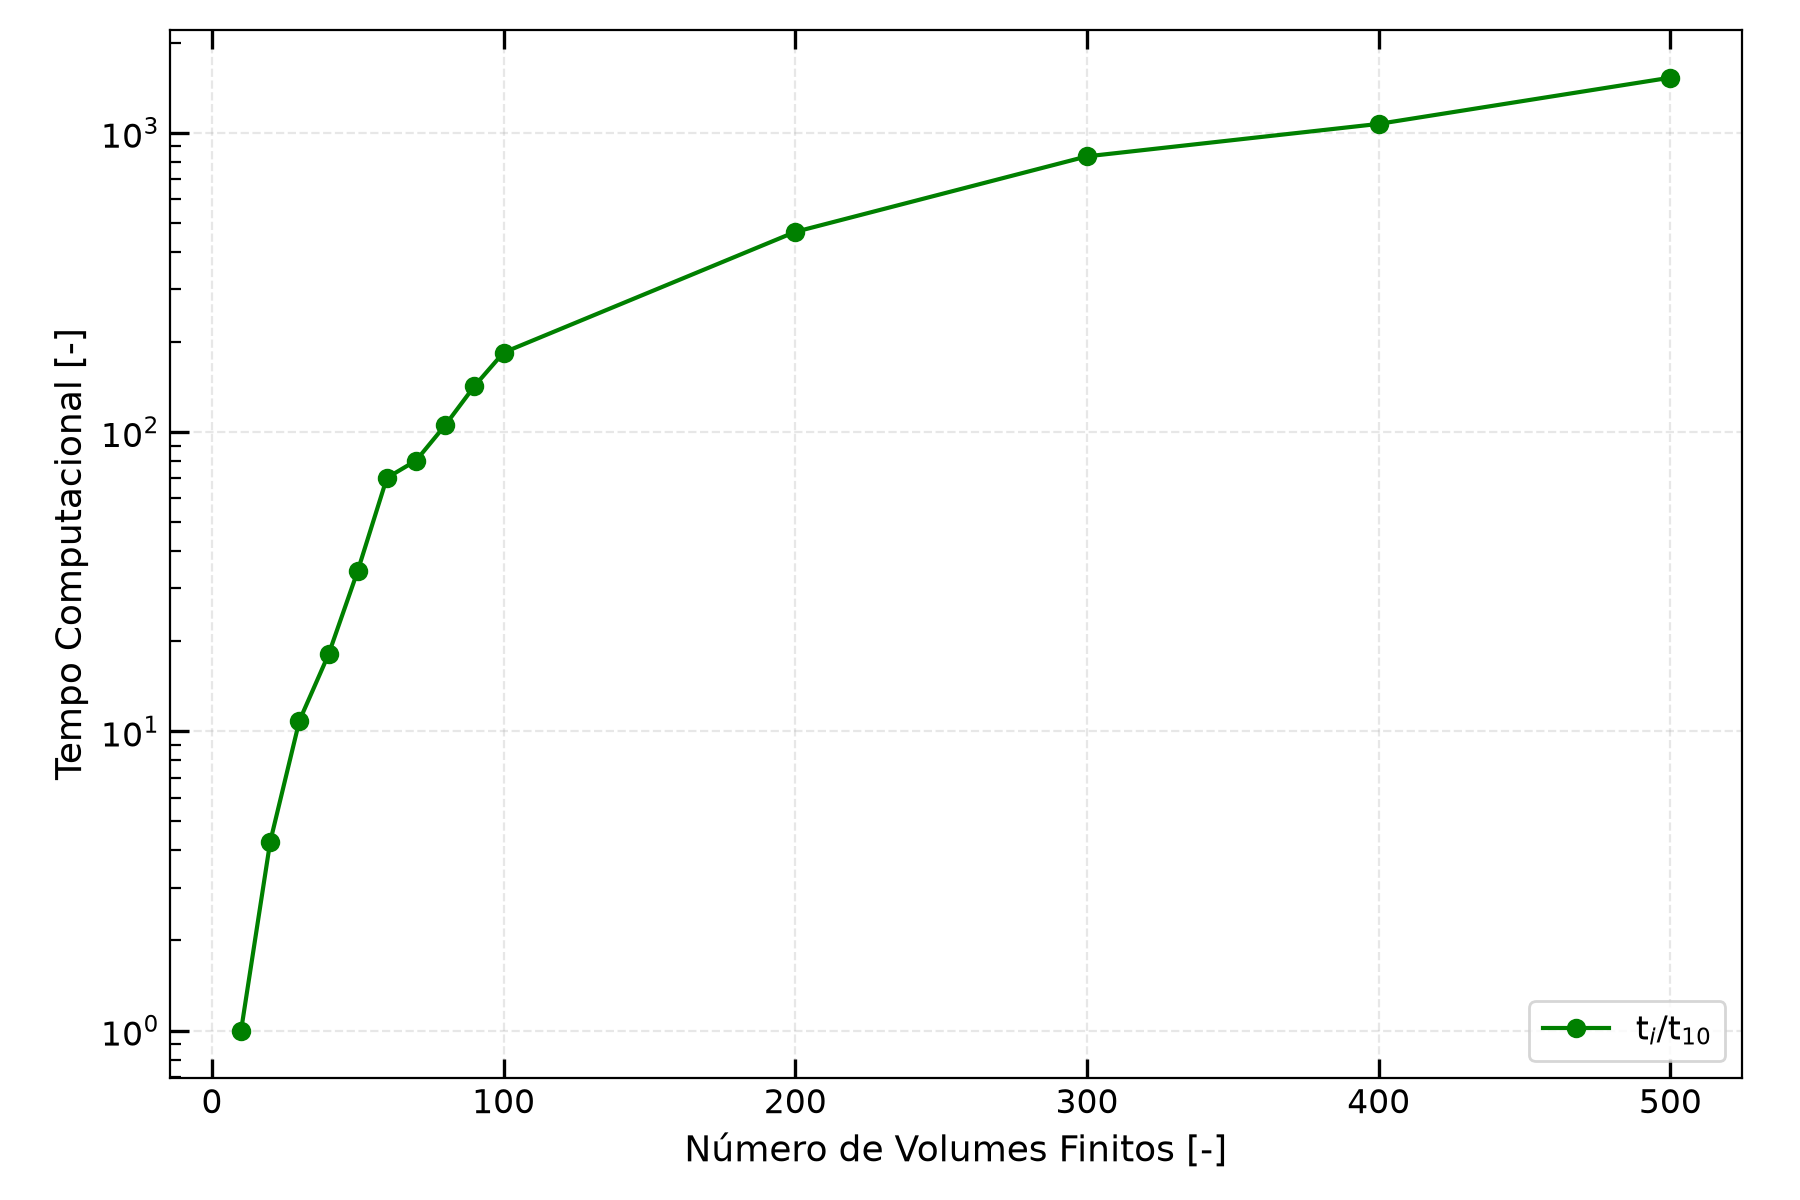

Reproduce this figure in Python.
import numpy as np
import matplotlib.pyplot as plt
from matplotlib.ticker import LogLocator, ScalarFormatter, NullFormatter, FixedLocator


N_list = np.array([10,20,30,40,50,60,70,80,90,100,200,300,400,500])

time_list = np.array([])

for N in N_list:
    with open(f"./run_{N}/results.txt") as f:
        numbers = f.read().split()
        time = float(numbers[3])
    time_list = np.append(time_list,time)

time_list = time_list/min(time_list)

fig, ax1 = plt.subplots(figsize=(9,6), dpi=200)

# Error MB
ax1.plot(
    N_list,
    time_list,
    color='green',
    linestyle='-',
    ms=6,marker='o',
    label='t$_i$/t$_{10}$'
)

ax1.set_box_aspect(6/9)

# Labels
ax1.set_xlabel("Número de Volumes Finitos [-]", fontsize=13)
ax1.set_ylabel("Tempo Computacional [-]", fontsize=13)

# ax1.set_xscale("log")
ax1.set_yscale("log")


    # Tick appearance
ax1.tick_params(axis='both', which='major',
                direction='in', length=7, width=1.2,
                labelsize=12, top=True)

ax1.tick_params(axis='both', which='minor',
                direction='in', length=4, width=0.8,
                top=True)

# Grid
ax1.grid(which='major', linestyle='--', alpha=0.3)

# Combined legend
lines1, labels1 = ax1.get_legend_handles_labels()
ax1.legend(lines1, labels1, fontsize=12,loc='lower right')

plt.tight_layout()
plt.savefig("time_graph.png", dpi=200)
